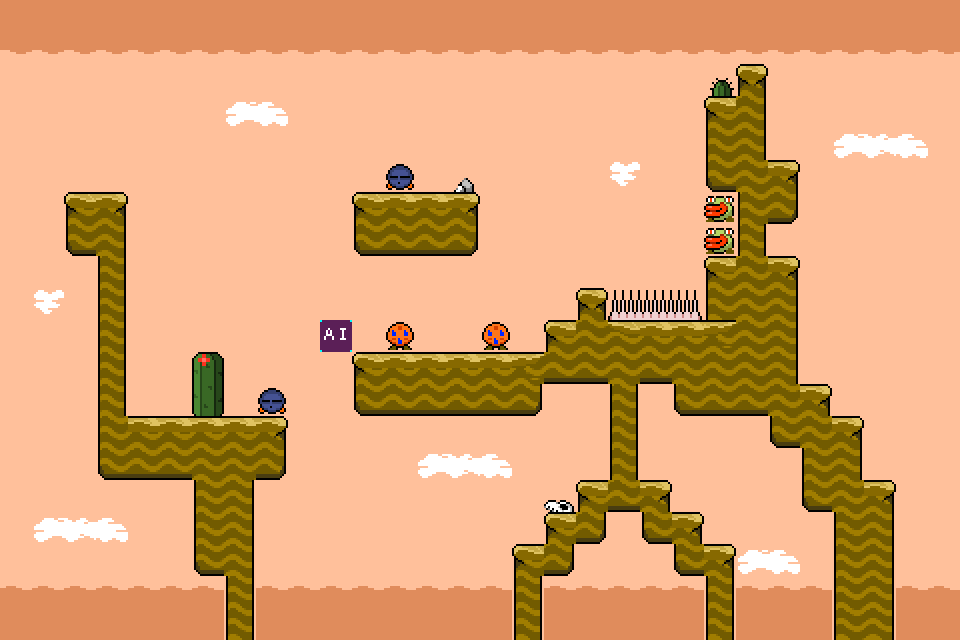

A level layout from a 2D game, rendered from its tile map. Below: a short description, then the map file with tile-grid data replaced by summaries:
An orthogonal 30x20 tile map with 32x32 px tiles, 2 tile layers (Tile Layer 1, Tile Layer 2) and 2 objects.

<map version="1.0" orientation="orthogonal" renderorder="right-down" width="30" height="20" tilewidth="32" tileheight="32" nextobjectid="3">
 <tileset firstgid="1" name="World2Tiles" tilewidth="32" tileheight="32" tilecount="135">
  <image source="../sprites/World2Tiles.png" width="480" height="288" />
 </tileset>
 <layer name="Tile Layer 1" width="30" height="20">
  <data>[600 cells, 600 non-empty, 31 distinct tile ids]</data>
 </layer>
 <layer name="Tile Layer 2" width="30" height="20">
  <data>[600 cells, 7 non-empty, 4 distinct tile ids]</data>
 </layer>
 <objectgroup name="Object Layer 1">
  <object id="1" gid="2" x="128" y="416" width="32" height="32">
   <properties>
    <property name="map" value="Stage1-6" />
    <property name="type" value="portal" />
   </properties>
  </object>
  <object id="2" gid="2" x="64" y="192" width="32" height="32">
   <properties>
    <property name="map" value="Stage1-31" />
    <property name="type" value="portal" />
   </properties>
  </object>
 </objectgroup>
</map>
